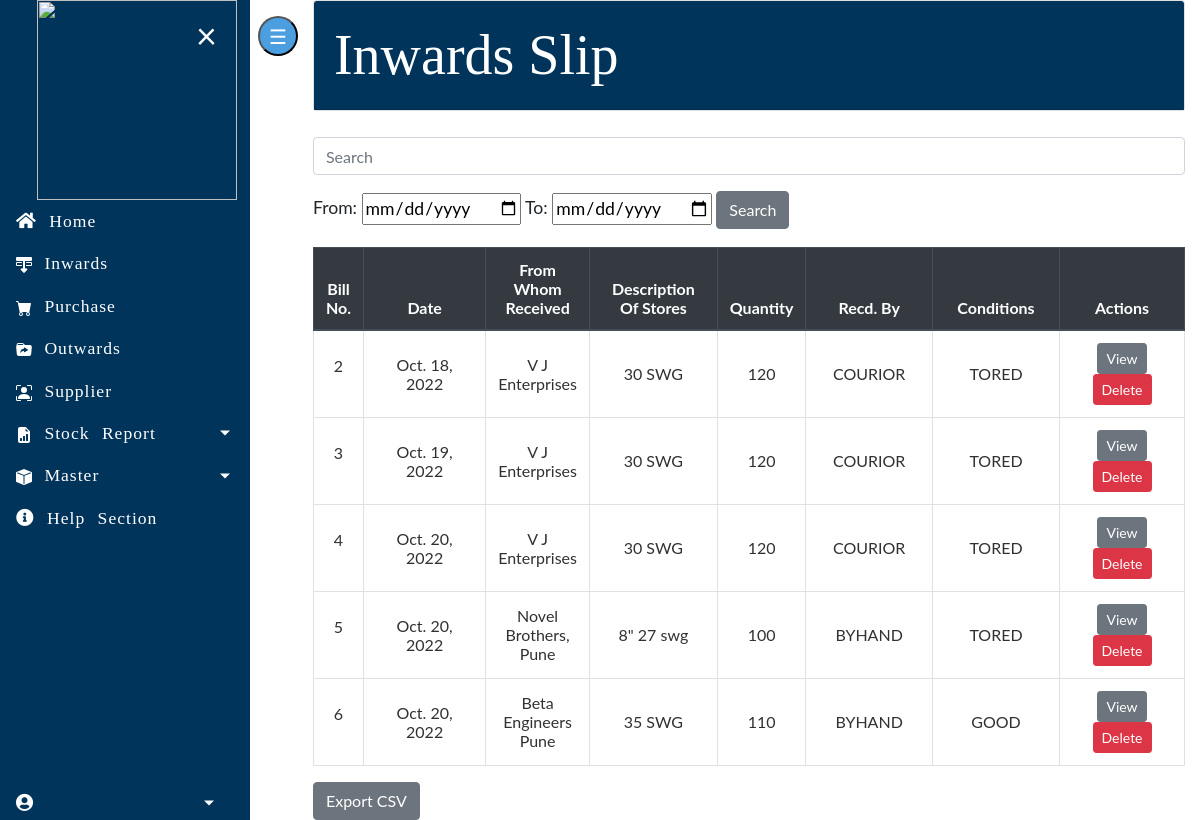
Before: /inventory/inwardslip/ with the older database file.
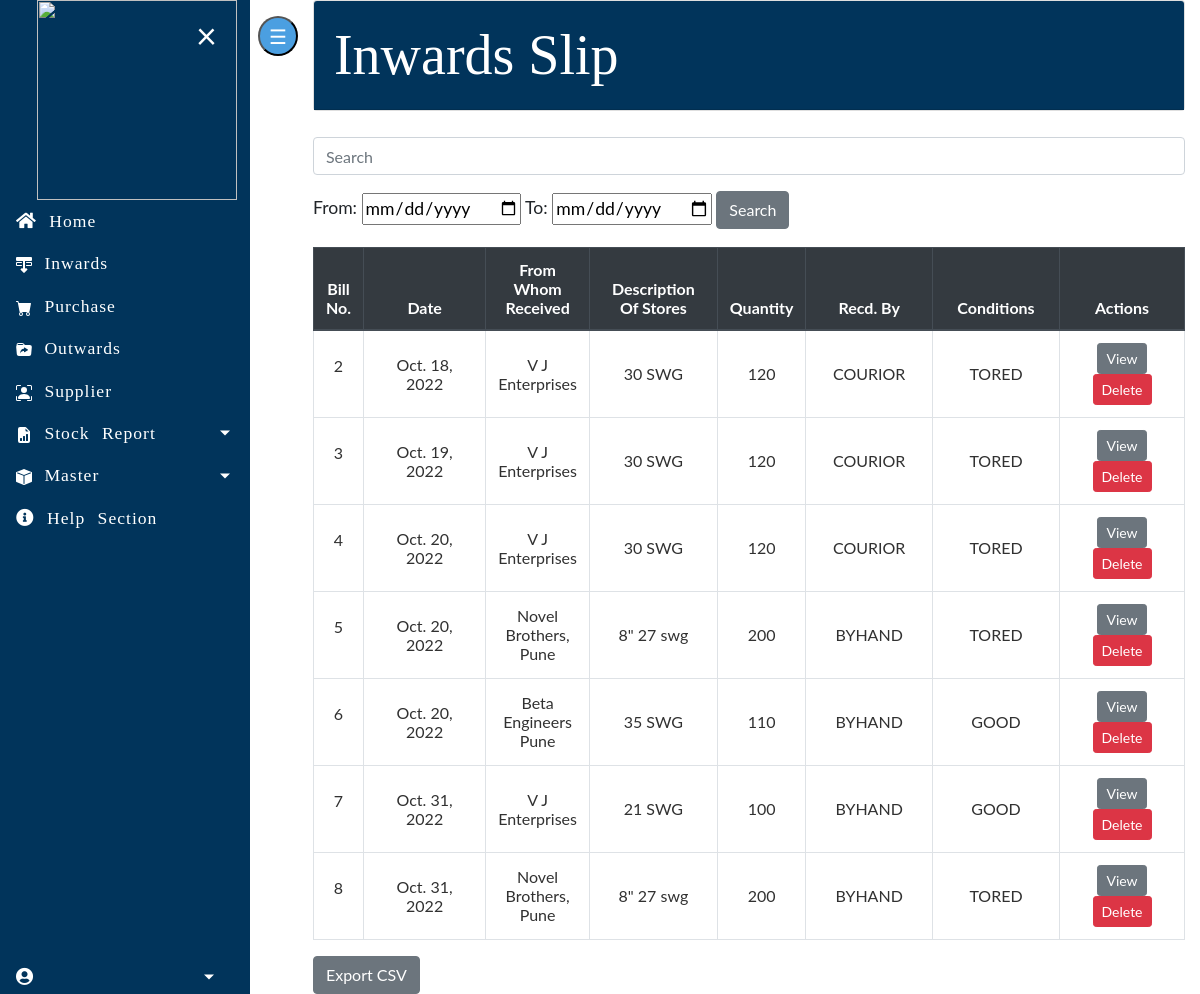
After: the same page with the newer database file.
### imdapp/models.py (models this page shows, shortened)
class PurchaseBill(models.Model):
    billno = models.AutoField(primary_key=True)
    time = models.DateTimeField(auto_now=True)
    supplier = models.ForeignKey(Supplier, on_delete=models.CASCADE, related_name='purchasesupplier')
    def get_items_list(self):
        return PurchaseItem.objects.filter(billno=self)

class PurchaseItem(models.Model):
    billno = models.ForeignKey(PurchaseBill, on_delete=models.CASCADE, related_name='purchasebillno')
    stock = models.ForeignKey(Stock, on_delete=models.CASCADE, related_name='purchaseitem')
    quantity = models.IntegerField(default=1)
    perprice = models.IntegerField(default=1)
    totalprice = models.IntegerField(default=1)
    is_deleted=models.BooleanField(default=False)

class Stock(models.Model):
    STATUS_CHOICE = [
        ('CONSUMABLE', 'CONSUMABLE'),
        ('NON-COMSUMABLE', 'NON-COMSUMABLE'),
    ]
    STATUS_UNIT = [
        ('Mtr', 'Mtr'),
        ('Cm', 'Cm'),
        ('mm', 'mm'),
        ('Kg', 'Kg'),
        ('gm', 'gm'),
        ('Ltr', 'Ltr'),
        ('SqMtr', 'SqMtr'),
        ('SqCm', 'SqCm'),
        ('CuM', 'CuM'),
        ('Ream', 'Ream'),
        ('Doz', 'Doz'),
        ('Pkts', 'Pkts'),
        ('Pairs', 'Pairs'),
        ('Rolls', 'Rolls'),
        ]
    CONDITION = [
        ('GOOD', 'GOOD'),
        ('TORED', 'TORED'),
        ('DAMAGED', 'DAMAGED'),
    ]
    MODE_OF_DELEVERY = [
        ('BYHAND', 'BYHAND'),
        ('COURIOR', 'COURIOR'),
        ('OTHER', 'OTHER'),
    ]
    category=models.ForeignKey(Category,on_delete=models.CASCADE)
    subcategory=models.ForeignKey(Subcategory,on_delete=models.CASCADE)
    description=models.ForeignKey(Description,on_delete=models.CASCADE)
    name=models.ForeignKey(Supp,on_delete=models.CASCADE)
    type=models.CharField(max_length=50, choices=STATUS_CHOICE)
    unit=models.CharField(max_length=50,choices=STATUS_UNIT)
    id = models.AutoField(primary_key=True)
    quantity = models.IntegerField(default=1)
    Mode_of_delivery = models.CharField(max_length=50, choices=MODE_OF_DELEVERY)  # received by
    label_code = models.CharField(max_length=20, default="")
    condition = models.CharField(max_length=50, choices=CONDITION)
    is_deleted = models.BooleanField(default=False)

class Supp(models.Model):
    id=models.IntegerField(primary_key=True)
    name=models.CharField(max_length=255)
    def __str__(self):
        return self.name
    class Meta:
        db_table='Supp'

class Description(models.Model):
    id=models.IntegerField(primary_key=True)
    description=models.CharField(max_length=255)
    def __str__(self):
        return self.description
    class Meta:
        db_table='Description'

### imdapp/views.py (the view)
# urls.py: path('inwardslip/', views.inwardslip, name='inwardslip'),
def inwardslip(request):
    if request.method == "POST":
        fromdate = datetime.datetime.strptime(request.POST.get('fromdate'), '%Y-%m-%d')
        todate = datetime.datetime.strptime(request.POST.get('todate'), '%Y-%m-%d')
        bills = PurchaseBill.objects.filter(Q(time__gte=fromdate) & Q(time__lte=todate))
        return render(request, 'purchases/inwardslip.html', {"bills": bills})
    else:
        bills = PurchaseBill.objects.all()
        return render(request, 'purchases/inwardslip.html', {"bills": bills})

### imdapp/templates/purchases/inwardslip.html (shortened to what this page needs)
{% extends "base.html" %}
{% load widget_tweaks %}
{% block content %}
<div class="card text-left">
      <div class="card-header" style="background-color:#01345B">
        <div class="row" style="color: white; font-style: bold; font-size: 3.5rem">
        <div class="col-md-8" style="font-family: 'Alkalami'" >Inwards Slip</div>
        </div>
      </div>
</div>
<br>
<div class="form-group">
    <input id="myInput" type="text" class="search form-control"  placeholder="Search">
</div>
<form  action="{% url 'inwardslip' %}" method="POST">
    <div>
        From: <input type="date" name="fromdate">
        To: <input type="date" name="todate">
        <input class="btn btn-secondary" type="submit" value="Search">
    </div>
</form>
 <table class="table table-css table-bordered table-hover" id="myTable" onkeyup="myFunction()">
        <thead class="thead-dark align-middle">
            <tr>
                <th width="5%">Bill No.</th>
                <th width="15%">Date</th>
                <th width="10%">From Whom Received</th>
                <th width="15%">Description Of Stores</th>
                <th width="10%">Quantity</th>
                <th width="15%">Recd. By</th>
                <th width="15%">Conditions</th>
                <th width="30%">Actions</th>
            </tr>
        </thead>
{% if bills %}
        <tbody>
            {% for purchase in bills %}
            <tr>
                <td class="align-middle"> <p>{{ purchase.billno }}</p> </td>
                <td class="align-middle">{{ purchase.time.date }}</td>
                <td class="align-middle">{% for item in purchase.get_items_list %} {{ item.stock.name }} <br> {% endfor %}</td>
                <td class="align-middle">{% for item in purchase.get_items_list %} {{ item.stock.description }} <br> {% endfor %}</td>
                <td class="align-middle">{% for item in purchase.get_items_list %} {{ item.stock.quantity }} <br> {% endfor %}</td>
                <td class="align-middle">{% for item in purchase.get_items_list %} {{ item.stock.Mode_of_delivery }} <br> {% endfor %}</td>
                <td class="align-middle">{% for item in purchase.get_items_list %} {{ item.stock.condition}} <br> {% endfor %}</td>
                <td class="align-middle"> <a href="{% url 'purchase-bill' purchase.billno %}" class="btn btn-secondary btn-sm">View</a> <a href="{% url 'delete-purchase' purchase.pk %}" class="btn btn-danger btn-sm">Delete</a> </td>
            </tr>
            {% endfor %}
        </tbody>
    </table>
<div >
            <a href="{% url 'stockre' %}" class="btn btn-secondary">Export CSV</a>
</div>
{% else %}
        <tbody></tbody>
    </table>
    <br><br><br><br><br><br><br><br>
    <div style="color: #575757; font-style: bold; font-size: 1.5rem; text-align: center;">The records are empty. Please try adding some.</div>
{% endif %}
{% endblock content %}

Changed rows visible on the page:
changed through a linked row, PurchaseItem (number 4 of 7 on the later page): stock.quantity "100" → "200"
added PurchaseBill: billno "7", time "Oct. 31, 2022"
added PurchaseItem: stock.name "V J Enterprises", stock.description "21 SWG", stock.quantity "100", stock.Mode_of_delivery "BYHAND", stock.condition "GOOD"
added PurchaseBill: billno "8", time "Oct. 31, 2022"
added PurchaseItem: stock.name "Novel Brothers, Pune", stock.description "8\" 27 swg", stock.quantity "200", stock.Mode_of_delivery "BYHAND", stock.condition "TORED"
